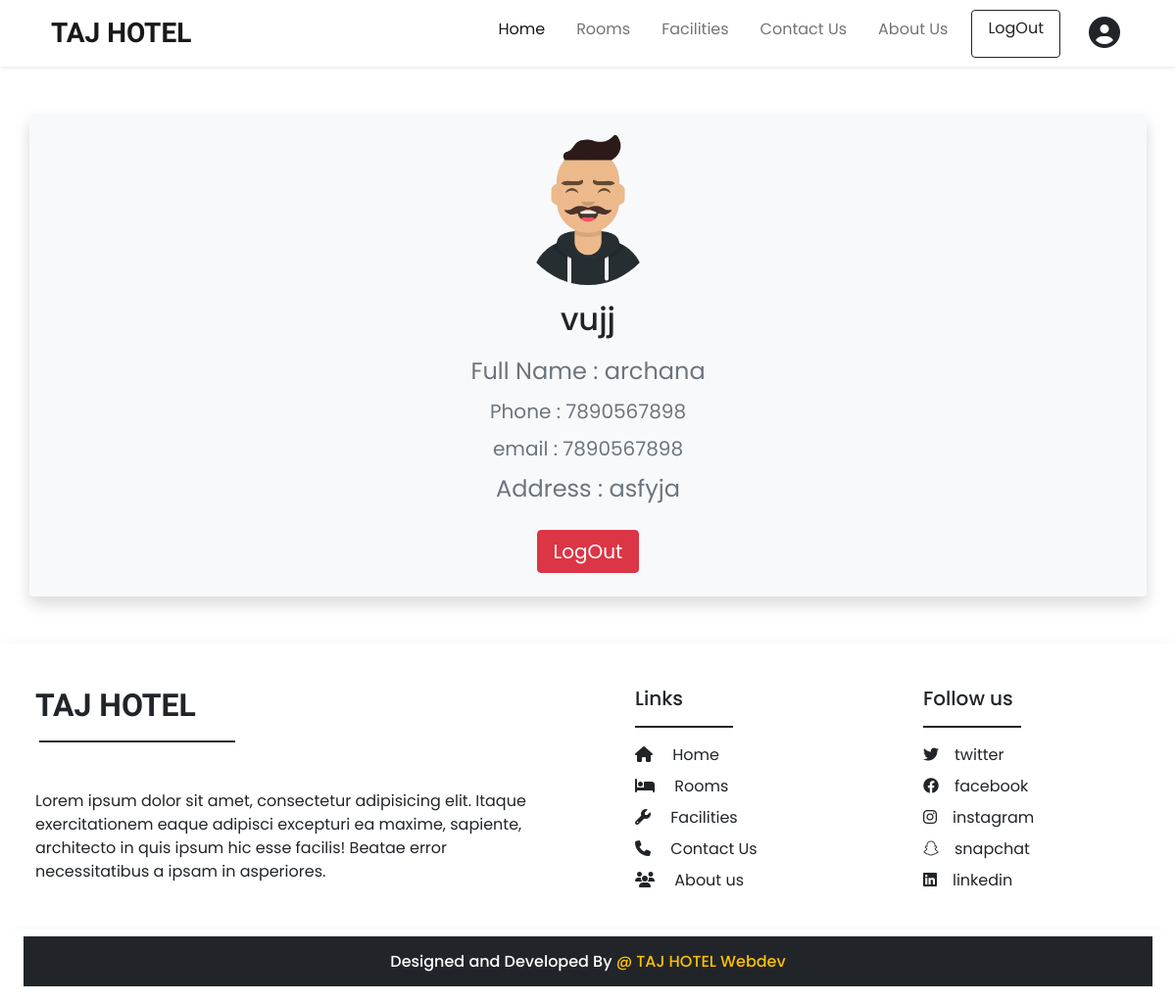
Page /profile.php (signed in) on the committed database.
### tables this page shows
CREATE TABLE `tbltitles` (
  `id` int(11) NOT NULL DEFAULT '1',
  `Title` varchar(50) NOT NULL,
  `slider_lg_msg` varchar(60) NOT NULL,
  `slider_md_msg` varchar(60) NOT NULL,
  `slider_sm_msg` varchar(60) NOT NULL
);

CREATE TABLE `usertbl` (
  `id` int(11) NOT NULL,
  `name` varchar(100) NOT NULL,
  `uname` varchar(100) NOT NULL,
  `phone` bigint(100) NOT NULL,
  `email` varchar(100) NOT NULL,
  `address` varchar(120) NOT NULL,
  `password` varchar(200) NOT NULL,
  `status` int(11) NOT NULL DEFAULT '1',
  `datetime` datetime NOT NULL DEFAULT CURRENT_TIMESTAMP
);

### Admin/inc/db_conn.php (called while the page is built, shortened)
<?php
    $host="localhost";
    $user="root";
    $password="";
    $database="hotelwebsite";
    $con=mysqli_connect($host,$user,$password,$database);
    $sql="SELECT * FROM `tbltitles`";
    if ($res=mysqli_query($con,$sql)) {
        if ($res->num_rows==1) {
            $row=mysqli_fetch_assoc($res);
            $websiteTitle=$row['Title'];
        }
    }
?>

### Admin/inc/func.php (called while the page is built, shortened)
<?php
function userLogin(){
  if(isset($_SESSION['userLogin']) && $_SESSION['userLogin']==true){
      return true;
  }else{
    return false;
  }
}
?>

### profile.php (the view, shortened to what this page needs)
<?php
require('Admin/inc/db_conn.php');
require('Admin/inc/func.php');
$login=userLogin();
?>
<!DOCTYPE html>
<html lang="en">
<head>
    <?php require('inc/links.php'); ?>
</head>
<body>
<?php
  require('./inc/header.php');
?>
<?php
    if($login){
        $sql="SELECT * FROM `usertbl` WHERE `id`= ".$_SESSION['userId'];
        $res=mysqli_query($con,$sql);
        if($res->num_rows==1){
           $row=mysqli_fetch_assoc($res);
           $username=$row['uname'];
           $name=$row['name'];
           $phone=$row['phone'];
           $email=$row['email'];
           $address=$row['address'];
        }
    }
?>
<div class="container bg-light border-0 shadow card my-5">
    <div class="card-body text-center">
        <img src="images/user.webp" alt="avatar"
            class="rounded-circle img-fluid" style="width: 150px;">
        <h2 class="my-3"><?php echo $username;?></h2>
        <p class="text-muted fs-4 mb-2">Full Name : <?php echo $name;?></p>
        <p class="text-muted fs-5 mb-2">Phone : <?php echo $phone;?></p>
        <p class="text-muted fs-5 mb-2">email : <?php echo $email;?></p>
        <p class="text-muted fs-4 mb-4">Address : <?php echo $address;?></p>
        <div class="d-flex justify-content-center mb-2">
            <a type="button" href="logout.php" class="btn btn-danger fs-5 px-3 shadow-none" >LogOut</a>
        </div>
    </div>
</div>
<?php
  require('./inc/footer.php');
?>
</body>
</html>

### inc/header.php (shortened to what this page needs)
<nav class="navbar navbar-expand-lg navbar-light bg-white px-lg-3 py-lg-2 shadow-sm sticky-top">
  <div class="container-fluid">
    <a class="navbar-brand ms-4 fw-bold fs-3 h-font" href="index.php"><?php echo $websiteTitle; ?></a>
    <div class="collapse navbar-collapse" id="navbarSupportedContent">
      <ul class="navbar-nav ms-auto mb-2 mb-lg-0">
        <li class="nav-item me-3">
          <a class="nav-link active" aria-current="page" href="index.php">Home</a>
        </li>
        <li class="nav-item me-3">
          <a class="nav-link" href="rooms.php">Rooms</a>
        </li>
        <li class="nav-item me-3">
          <a class="nav-link" href="facilities.php">Facilities</a>
        </li>
        <li class="nav-item me-3">
          <a class="nav-link" href="contact.php">Contact Us</a>
        </li>
        <li class="nav-item me-3">
          <a class="nav-link" href="about.php">About Us</a>
        </li>
        <div class="d-flex" role="search">
          <?php
            if($login){
              echo '<a class="btn btn-outline-dark btnLogout shadow-none me-lg-3 py-auto me-2 px-3" href="logout.php">
                      LogOut
                    </a>
                    <a href="profile.php" style="text-decoration:none;" class="btn shadow-none me-lg-3 me-2"><i class="fa fa-user-circle fs-2 p-0"></i></a>';
            }
          ?>
        </div>
      </ul>
    </div>
  </div>
</nav>

### inc/footer.php (shortened to what this page needs)
<div class="container-fluid bg-white mt-5 pt-4 shadow mx-0">
    <div class="row pt-3 pb-4 m-auto">
        <div class="col-lg-6 px-4 py-1">
            <h2 class="h-font fw-bold mb-3 p-0 f-font"> <?php echo $websiteTitle; ?> </h2>
            <div class="line bg-dark mb-5 ms-1" style="height:2px;width: 200px;"></div>
            <p>
                Lorem ipsum dolor sit amet, consectetur adipisicing elit. Itaque exercitationem eaque adipisci excepturi ea maxime, sapiente, architecto in quis ipsum hic esse facilis! Beatae error necessitatibus a ipsam in asperiores.
            </p>
        </div>
        <div class="col-lg-3 px-5 py-1">
            <h5 class="mb-3"> Links </h5>
            <div class="line bg-dark mb-3"></div>
            <a href="#" class="d-inline-block text-dark text-decoration-none mb-2">
            <i class="fa fa-home pe-3 fs-6"></i> Home </a> <br>
            <a href="#" class="d-inline-block text-dark text-decoration-none mb-2">
            <i class="fa fa-bed pe-3 fs-6"></i> Rooms </a><br>
            <a href="#" class="d-inline-block text-dark text-decoration-none mb-2">
            <i class="fa fa-wrench pe-3 fs-6"></i> Facilities </a> <br>
            <a href="#" class="d-inline-block text-dark text-decoration-none mb-2">
            <i class="fa fa-phone pe-3 fs-6"></i> Contact Us</a> <br>
            <a href="#" class="d-inline-block text-dark text-decoration-none mb-2">
            <i class="fa fa-users pe-3 fs-6"></i> About us</a><br>
        </div>
        <div class="col-lg-3 px-5 py-1">
                <h5 class="mb-3"> Follow us </h5>
                <div class="line bg-dark mb-3"></div>
                <a href="#" class="d-inline-block text-dark text-decoration-none mb-2">
                <i class="fa-brands fa-twitter pe-3 fs-6"></i>twitter
                </a> <br>
                <a href="#" class="d-inline-block text-dark text-decoration-none mb-2">
                <i class="fa-brands fa-facebook pe-3 fs-6"></i>facebook
                </a> <br>
                <a href="#" class="d-inline-block text-dark text-decoration-none mb-2">
                <i class="fa-brands fa-instagram pe-3 fs-6"></i>instagram
                </a> <br>
                <a href="#" class="d-inline-block text-dark text-decoration-none mb-2">
                <i class="fa-brands fa-snapchat pe-3 fs-6"></i>snapchat
                </a> <br>
                <a href="#" class="d-inline-block text-dark text-decoration-none mb-2">
                <i class="fa-brands fa-linkedin pe-3 fs-6"></i>linkedin
                </a> <br>
        </div>
    </div>
    <div class="container-fluid py-2 border-top border-light border-1">
        <h6 class="bg-dark text-white text-center p-3">Designed and Developed By <span class="text-warning">@ <?php echo $websiteTitle; ?> Webdev</span></h6>
    </div>
</div>

### css/style.css (style rules this page uses)
* { font-family: "Poppins", sans-serif; }
.h-font { font-family: "Merienda", cursive; }

### inc/footer.php (style rules this page uses)
.line { height: 1.5px; width: 100px; margin: 0 0; }

### rows in the picture
tbltitles: Title "TAJ HOTEL"
usertbl: uname "vujj", name "archana", phone "7890567898", email "7890567898", address "asfyja"
